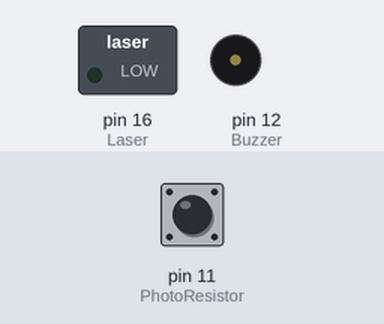
Bench run of a program on a simulated Raspberry Pi (header pin numbers). Parts: switched loads named in the program (green lamp = pin HIGH), buzzer (waves = sounding, pin HIGH). The inputs (shaded band) are chosen by the test bench; at power-on: pin 11 (PhotoResistor) HIGH.

Above: at 1.2 s.
1.3 s: pin 11 (PhotoResistor) pulled LOW for 0.15 s
At 1.37 s:
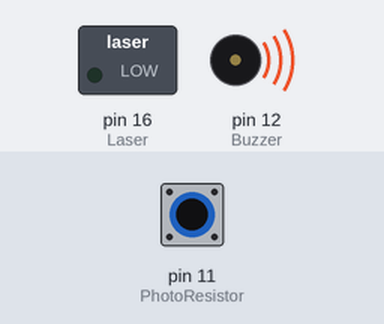
2.9 s: pin 11 (PhotoResistor) pulled LOW for 3.2 s
At 6.6 s:
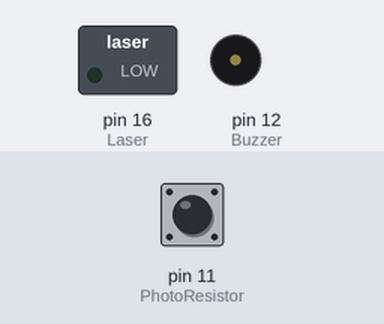
Timing chart, 0 to 8.1 s (numbered marks = the images above; inputs shaded):
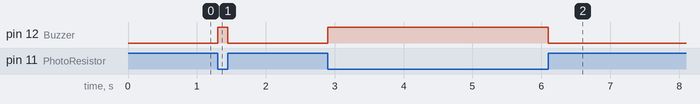

The program:

tripwire.py
```python
import RPi.GPIO as GPIO
from time import sleep
GPIO.setmode(GPIO.BOARD)
PhotoResistor = 11
Buzzer = 12
Laser = 16
GPIO.setup(PhotoResistor,GPIO.IN,pull_up_down=GPIO.PUD_UP)
GPIO.setup(Buzzer,GPIO.OUT)
GPIO.setup(Laser,GPIO.OUT)
GPIO.output(Buzzer,GPIO.HIGH)
GPIO.output(Laser,False)
try:
	while(True):
		if GPIO.input(PhotoResistor) == 1:
			GPIO.output(Buzzer,GPIO.LOW)
		else :
			GPIO.output(Buzzer,GPIO.HIGH)

except KeyboardInterrupt:
	GPIO.cleanup()
```

Measured:
- after the input at 1.3 s, pin 12 (Buzzer): LOW → HIGH at once, → LOW 0.15 s later
- after the input at 2.9 s, pin 12 (Buzzer): LOW → HIGH at once, → LOW 3.2 s later
